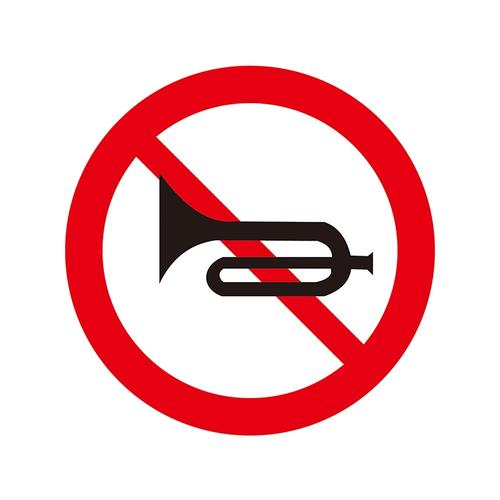
//> input picture 图像处理大作业/图像处理/test2_特征匹配/display_laserData/1.jpg, 500 x 500 px
$ ./main   (built with g++ and OpenCV 4)
//> lines starting //> are read from the running program, lines starting //| are printed output that depends on the picture; after the words box and inside, x2 and y2 are one past the last pixel; in counts of white or black regions, pixels touching at a corner belong together
//> further down, temp is the input picture: 500 rows x 500 cols, CV_8UC3; mean B, G, R 202.4, 199.6, 240.9
#include<opencv2/opencv.hpp>
#include<iostream>
#include <vector>

#define RADIUS_BIAS 20
#define SHIFT_BIAS 10

std::vector<cv::Mat> roiVec;

// 1 初始化特征点和描述子,ORB
std::vector<cv::KeyPoint> keypoints1, keypoints2;
cv::Mat descriptors1, descriptors2;
cv::Ptr<cv::ORB> orb = cv::ORB::create();


void imageTemplateORB(cv::Mat &src)
{
	//灰度化
	cv::Mat gray_img_template;
	cvtColor(src, gray_img_template, cv::COLOR_BGR2GRAY);

	//阈值分割
	cv::Mat thresh_img_template;
	threshold(gray_img_template, thresh_img_template, 0, 255, cv::THRESH_OTSU);
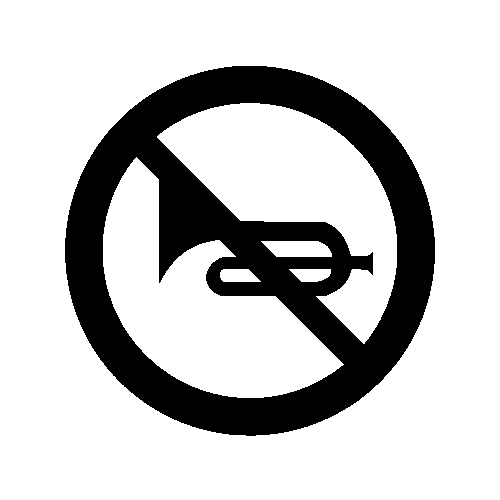
//> thresh_img_template: 500 rows x 500 cols, CV_8UC1; 77.9% white; 1 black region, box (x1, y1, x2, y2) and area: (65, 66, 435, 436) 55288
	cv::imshow("threshold: ", thresh_img_template);

	orb->detect( src, keypoints1);
//> keypoints1 = 404 keypoints; strongest (x, y, size): (330, 255, 31), (371, 254, 31), (330, 254, 37.2), (371, 272, 31)

	orb->compute(src, keypoints1, descriptors1);
}


int main(int agrc, char** agrv)
{
	cv::Mat temp = cv::imread("1.jpg");
	//ImageTemplateContours( temp );
	imageTemplateORB( temp );

	cv::Mat src1, dst;
	src1 = cv::imread("3.jpg");
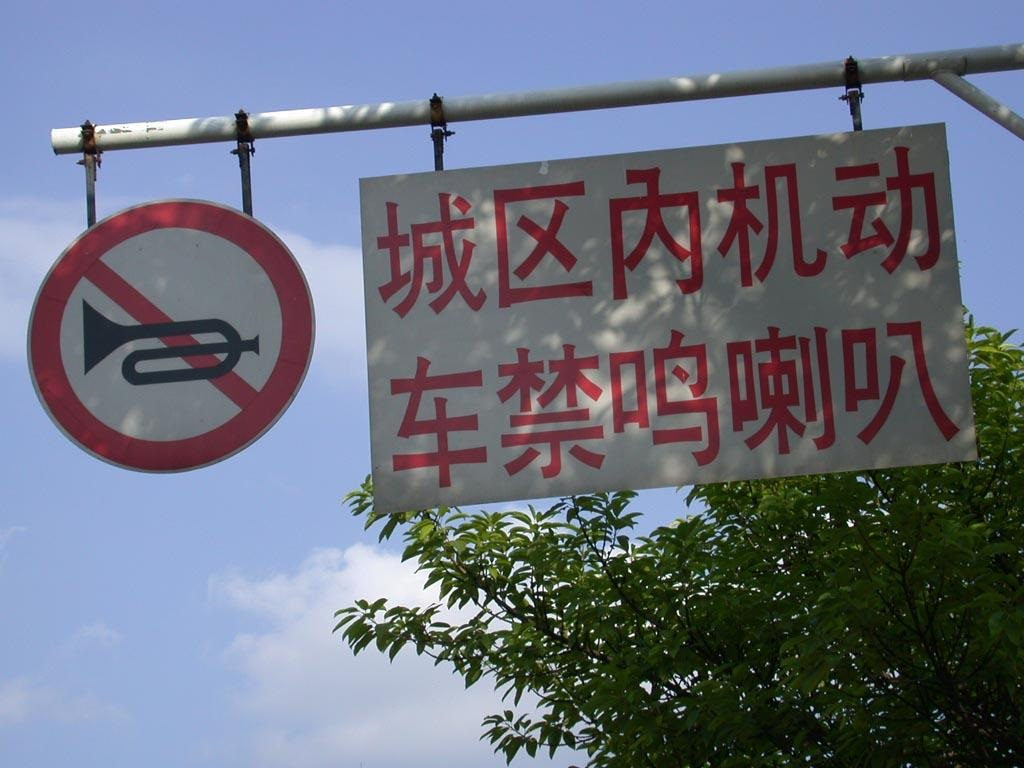
//> input picture 图像处理大作业/图像处理/test2_特征匹配/display_laserData/3.jpg, 1024 x 768 px
//> src1 is the input picture: 768 rows x 1024 cols, CV_8UC3; mean B, G, R 128.1, 113.3, 107.4
	cv::resize(src1, src1, cv::Size(600, 600));
//> src1: 600 rows x 600 cols, CV_8UC3
	//cv::imshow("原图", src1);

	cv::cvtColor(src1, dst, cv::COLOR_BGR2HSV);
//> dst: 600 rows x 600 cols, CV_8UC3; mean H, S, V 99.1, 87.5, 138.3
	//cv::imshow( "HSV", dst );

	//直方图均衡化
	std::vector<cv::Mat> hsvSplit;
	cv::split(dst, hsvSplit);
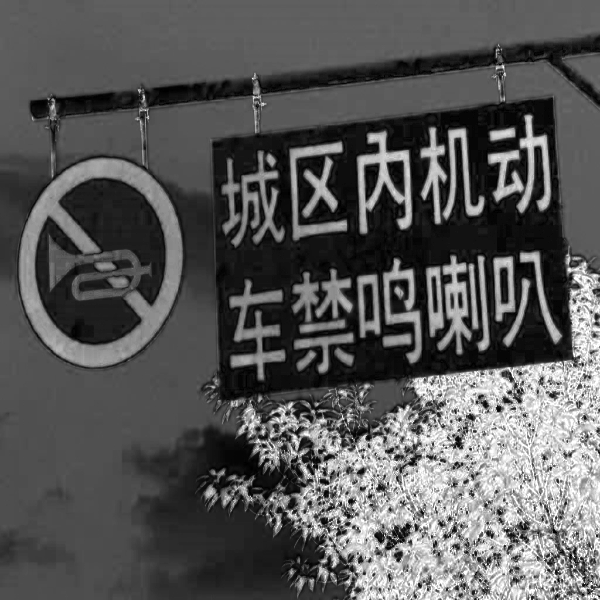
//> hsvSplit[1]: 600 rows x 600 cols, CV_8UC1; min 0, max 255, mean 87.5
	cv::equalizeHist(hsvSplit[2], hsvSplit[2]);
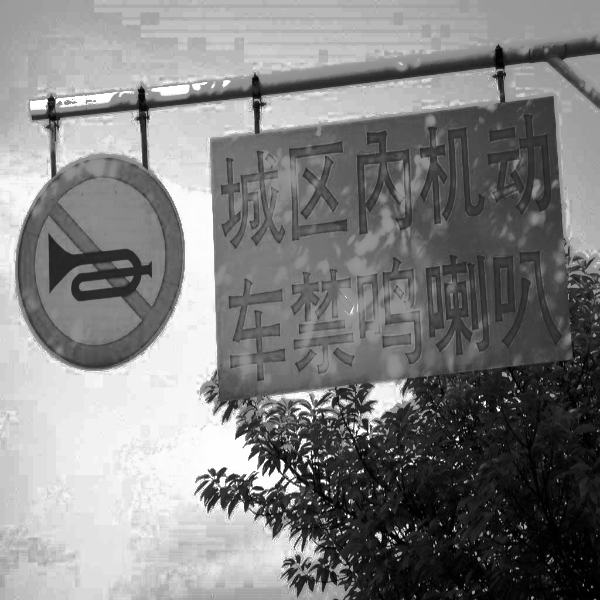
//> hsvSplit[2]: 600 rows x 600 cols, CV_8UC1; min 0, max 255, mean 128.7
	cv::merge(hsvSplit, dst);
//> dst: 600 rows x 600 cols, CV_8UC3; mean H, S, V 99.1, 87.5, 128.7
	//cv::imshow("均衡化", dst);

	cv::Mat imgThresholded;
	cv::inRange(dst, cv::Scalar(160, 80, 50), cv::Scalar(180, 255, 220), imgThresholded); //Threshold the image
//> imgThresholded: 600 rows x 600 cols, CV_8UC1; 9.2% white; 102 white regions (64 under 20 px), largest, box (x1, y1, x2, y2) and area: (19, 158, 183, 367) 10920, (357, 131, 412, 234) 2269, (230, 280, 285, 380) 2036
	//cv::imshow( "颜色提取1",imgThresholded );

	//开操作 (去除一些噪点)
	cv::Mat element = cv::getStructuringElement(cv::MORPH_RECT, cv::Size(2, 2));
	cv::morphologyEx(imgThresholded, imgThresholded, cv::MORPH_OPEN, element);

	//cv::imshow("颜色提取2", imgThresholded);
	//闭操作 (连接一些连通域)
	cv::morphologyEx(imgThresholded, imgThresholded, cv::MORPH_CLOSE, element);
//> imgThresholded: 600 rows x 600 cols, CV_8UC1; 9.1% white; 44 white regions (2 under 20 px), largest, box (x1, y1, x2, y2) and area: (21, 160, 185, 369) 10915, (359, 134, 414, 236) 2246, (232, 282, 287, 382) 2035
	//cv::imshow("颜色提取3", imgThresholded);

	cv::Mat cannyImg;
	cv::Canny(imgThresholded, cannyImg, 10, 250, 5);
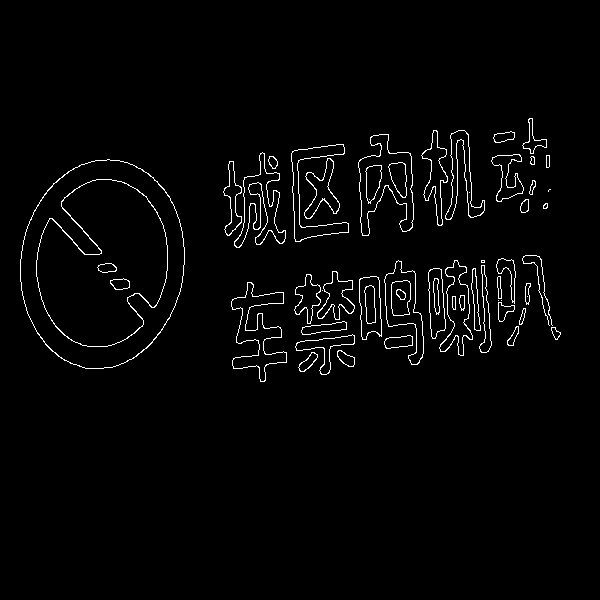
//> cannyImg: 600 rows x 600 cols, CV_8UC1; 2.3% white in thin lines or dots, all inside (x1, y1, x2, y2) = (20, 118, 561, 382)
	//cv::imshow( "边缘提取", cannyImg);

	std::vector<cv::Vec3f> circles;

	cv::HoughCircles(cannyImg, circles, cv::HOUGH_GRADIENT, 1, 30, 100, 20, 80, 120);
//> circles = 20 circles (x, y, radius), first 12: [343.5, 251.5, 108.4], [131.5, 268.5, 112.8], [360.5, 219.5, 112.8], [402.5, 231.5, 105.1], [364.5, 300.5, 119.4], [101.5, 262.5, 83], [344.5, 181.5, 111.7], [393.5, 279.5, 87.5], [405.5, 183.5, 108.4], [336.5, 316.5, 94.1], [327.5, 220.5, 85.3], [249.5, 274.5, 82]

	std::cout << "circels size = " << circles.size() << std::endl;
//| circels size = 20

	for (size_t i = 0; i < circles.size(); i++)
	{
		cv::Point center(cvRound(circles[i][0]), cvRound(circles[i][1]));
		int radius = cvRound(circles[i][2]);
		//绘制圆心
		//cv::circle(src1, center, 3, cv::Scalar(0, 255, 0), -1, 8, 0);
		//绘制圆轮廓
		//cv::circle(src1, center, radius, cv::Scalar(155, 50, 255), 3, 8, 0);

		//rect = Rect(center.x - radius, center.y - radius, 2 * radius, 2 * radius);
//> (the run ends here: the program stops with an error, at `cv::Mat imgROI = src1(cv::Rect(center.x - radius + SHIFT_BIAS, center...`)
